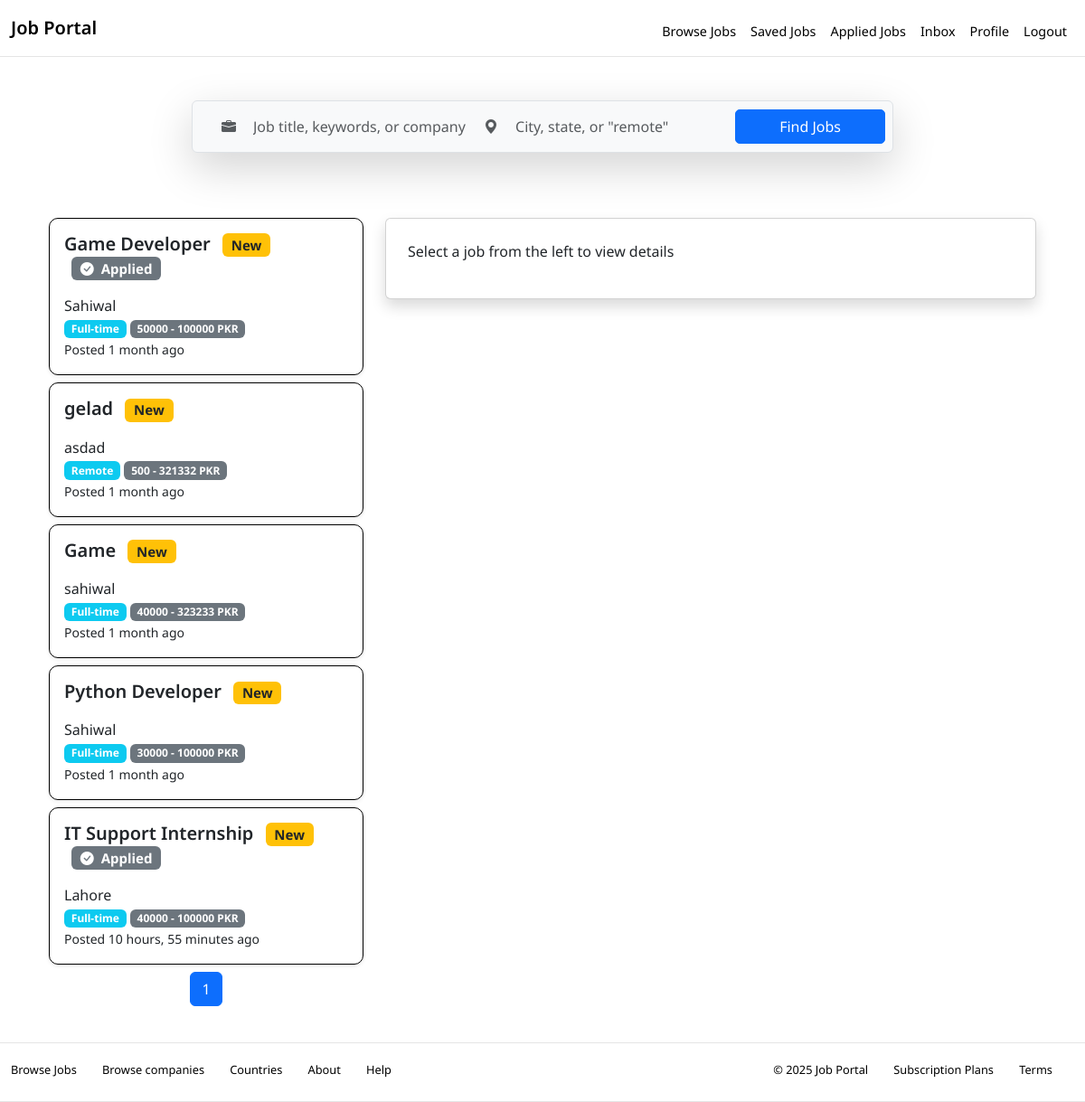
Before: /jobs/ (signed in) with the older database file.
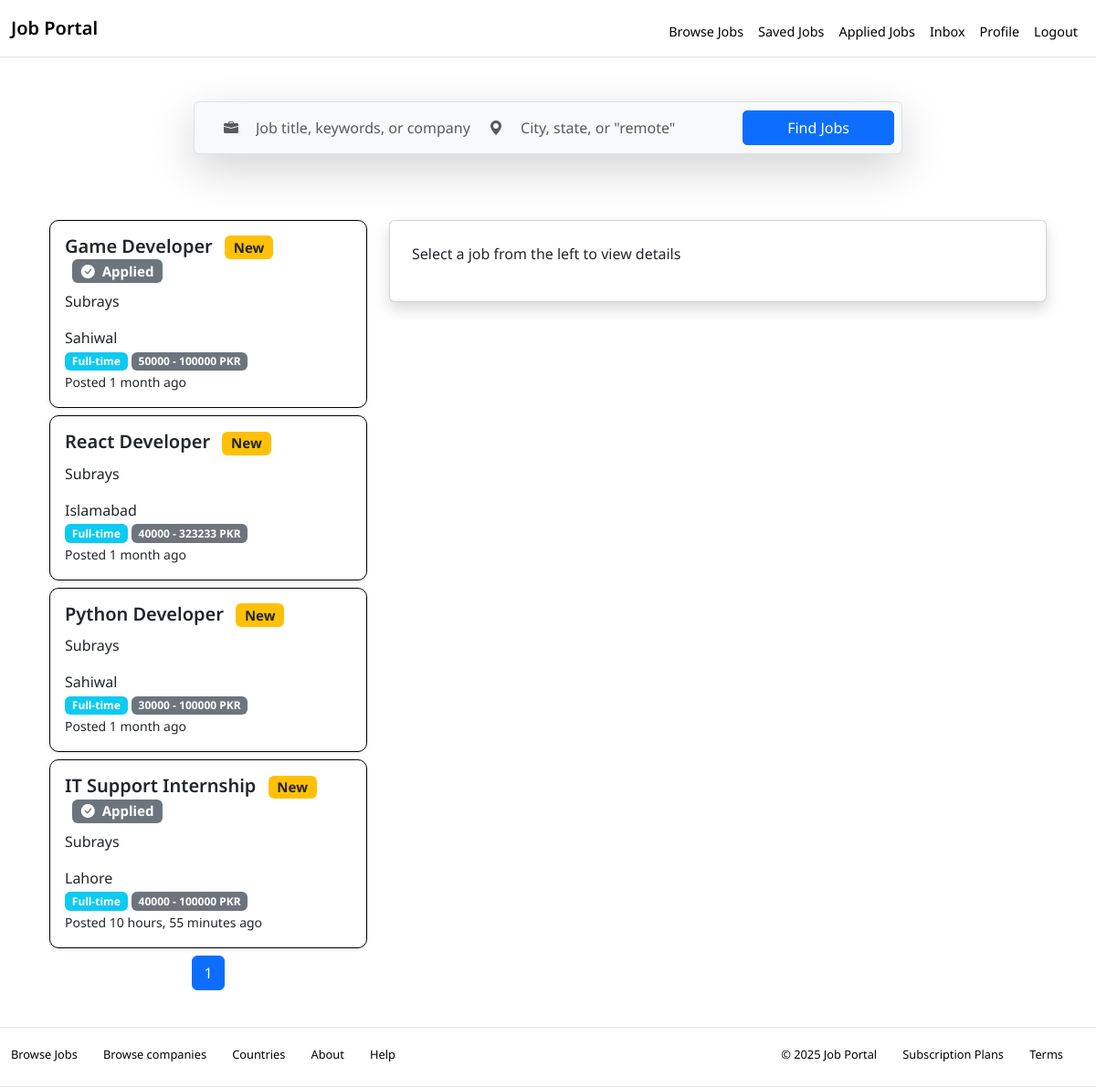
After: the same page with the newer database file.
### core/models.py (models this page shows)
class Job(models.Model):
    employer = models.ForeignKey(EmployerProfile, on_delete=models.CASCADE)
    title = models.CharField(max_length=150)
    description = models.TextField()
    skills_required = models.TextField()
    location = models.CharField(max_length=100)
    salary_min = models.IntegerField()
    salary_max = models.IntegerField()
    job_type = models.CharField(max_length=20, choices=[('full', 'Full-Time'), ('part', 'Part-Time'), ('remote', 'Remote'), ('intern', 'Internship')])
    created_at = models.DateTimeField(auto_now_add=True)
    expiry_date = models.DateField()
    is_active = models.BooleanField(default=True)

class EmployerProfile(models.Model):
    user = models.OneToOneField(User, on_delete=models.CASCADE)
    company_name = models.CharField(max_length=100)
    industry = models.CharField(max_length=100)
    website = models.URLField()
    logo = models.ImageField(upload_to='logos/')
    description = models.TextField()

### core/views.py (the view)
# urls.py: path('jobs/', job_list, name='job-list'),
def job_list(request):
    search = request.GET.get('search', '')
    location = request.GET.get('location', '')
    jobs = Job.objects.all()
    if search:
        jobs = jobs.filter(title__icontains=search)
    if location:
        jobs = jobs.filter(location__icontains=location)
    applied_ids = set()
    saved_job_ids = set()
    if request.user.role == 'seeker':
        seeker = request.user.jobseekerprofile
        applied_ids = set(Application.objects.filter(seeker=seeker).values_list('job_id', flat=True))
        saved_job_ids = set(SavedJob.objects.filter(seeker=seeker).values_list('job_id', flat=True))
    paginator = Paginator(jobs, 5)  # 10 jobs per page
    page = request.GET.get('page')
    page_obj = paginator.get_page(page)
    context = {
        'page_obj': page_obj,
        'search': search,
        'location': location,
        'applied_ids': applied_ids,  # previously defined
        'saved_job_ids': saved_job_ids,  # previously defined
    }
    return render(request, 'core/job_list.html', context)

### core/templates/core/job_list.html (shortened to what the changed rows need)
{% extends 'base.html' %}
{% block content %}
<div class="container p-4">
  {% if not page_obj %}
          <div class="alert alert-warning mt-4">
            No Jobs Found.
          </div>
  {% else %}
  <div class="row g-4">
    <div class="col-md-4">
      <div class="list-group">
        {% for job in page_obj %}
          <a
            href="?job={{ job.id }}{% if search %}&search={{ search|urlencode }}{% endif %}{% if location %}&location={{ location|urlencode }}{% endif %}{% if page_obj.number %}&page={{ page_obj.number }}{% endif %}"
            class="list-group-item list-group-item-action p-3 mb-2 shadow-sm"
            style="border-radius: 10px; transition: transform 0.2s ease, box-shadow 0.2s ease; border: {% if request.GET.job|add:'0' == job.id %} 2px solid #007bff {% else %} 1px solid black {% endif %}; background: #ffffff;"
            onmouseover="this.style.transform='translateY(-3px)';this.style.boxShadow='0 6px 20px -5px rgb(0 0 0 / 0.5)'"
            onmouseout="this.style.transform='none';this.style.boxShadow=''"
          >
            <div class="d-flex justify-content-between align-items-start">
              <div>
                <h5>{{ job.title }}
                  {% if job.created_at|timesince < '7 days' %}
                    <span class="badge bg-warning text-dark ms-2">New</span>
                  {% endif %}
                  {% if job.id in applied_ids %}
                    <span class="badge bg-secondary ms-2"><i class="bi bi-check-circle-fill me-1"></i> Applied</span>
                  {% endif %}
                </h5>
                <p>{{ job.employer.company_name }}</p>
                <span>{{ job.location }}</span>
               <div>
                <span class="badge bg-info">
                  {% if job.job_type == 'full' %}Full-time{% elif job.job_type == 'remote' %}Remote{% endif %}
                </span>
                <span class="badge bg-secondary">{{ job.salary_min|floatformat:0 }} - {{ job.salary_max|floatformat:0 }} PKR</span>
              </div>
                <small>Posted {{ job.created_at|timesince }} ago</small>
              </div>
            </div>
          </a>
        {% endfor %}
      </div>
      <nav aria-label="Page navigation">
  <ul class="pagination justify-content-center">
    {% for num in page_obj.paginator.page_range %}
      <li class="page-item {% if page_obj.number == num %}active{% endif %}">
        <a class="page-link"
          href="?page={{ num }}{% if search %}&search={{ search|urlencode }}{% endif %}{% if location %}&location={{ location|urlencode }}{% endif %}">
          {{ num }}
        </a>
      </li>
    {% endfor %}
  </ul>
</nav>
    </div>
  </div>
 {% endif %}
</div>
{% endblock %}

Changed rows visible on the page:
removed Job: title "gelad", shows "New", location "asdad", job_type "Remote", salary_min "500", salary_max "321332", created_at "1 month"
changed Job "Game Developer": employer.company_name (not shown) → "Subrays"
changed Job: title "Game" → "React Developer"; employer.company_name (not shown) → "Subrays"; location "sahiwal" → "Islamabad"
changed through a linked row, Job "Python Developer": employer.company_name (not shown) → "Subrays"
changed through a linked row, Job "IT Support Internship": employer.company_name (not shown) → "Subrays"
